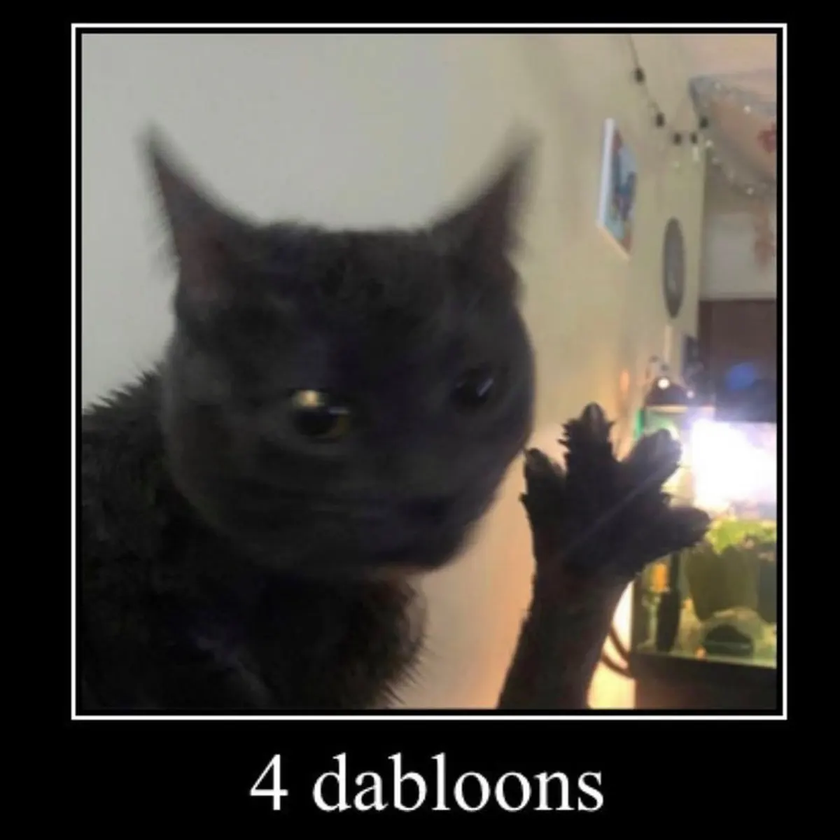
#> input picture imagenes/dabloons.png, 840 x 840 px, shrunk from 1200 x 1200 before the run
$ python camara.py imagenes/dabloons.png
#> lines starting #> are read from the running program, lines starting #| are printed output that depends on the picture; after the words box and inside, x2 and y2 are one past the last pixel; in counts of white or black regions, pixels touching at a corner belong together
import sys # lee lo que se escribe en la terminal al ejecutar (la ruta de la imagen)
import os # trabaja con rutas y carpetas (nombre del archivo y crear "resultados")
import random # permide simular numeros pseudoaleatorios para el interferometro
from PIL import Image # Pillow: abre, crea, modifica y guarda imagenes
import matplotlib.pyplot as plt # dibuja la ventana con las imagenes

max_pruebas = 7 # numero maximo de pruebas por pixel (constante ajustable)
umbral = 128 # umbral de una imagen (constante ajustable)

# simula el sistema sobre un pixel
# cada vuelta del for es un foton y el sorteo sigue el arbol de probabilidad
# un pixel blanco nunca entra al if, asi que siempre termina inconcluso
def probar_pixel(es_negro):
    for prueba in range(max_pruebas):
        if es_negro:
            sorteo = random.random()
            if sorteo < 0.5:
                return "explota"
            elif sorteo < 0.75:
                return "detecta"
    return "inconcluso"

# lee la ruta escrita en el terminal, saca el nombre del archivo sin carpeta ni extension
# abre la imagen a color, obtiene su resolucion y crea una copia en grises
ruta = sys.argv[1]
nombre = os.path.splitext(os.path.basename(ruta))[0]
original = Image.open(ruta).convert("RGB")
#> original is the input picture: PIL image 840x840 RGB; mean R, G, B 74.7, 70.9, 65.2
ancho, alto = original.size
#> ancho = 840; alto = 840
grises = original.convert("L")
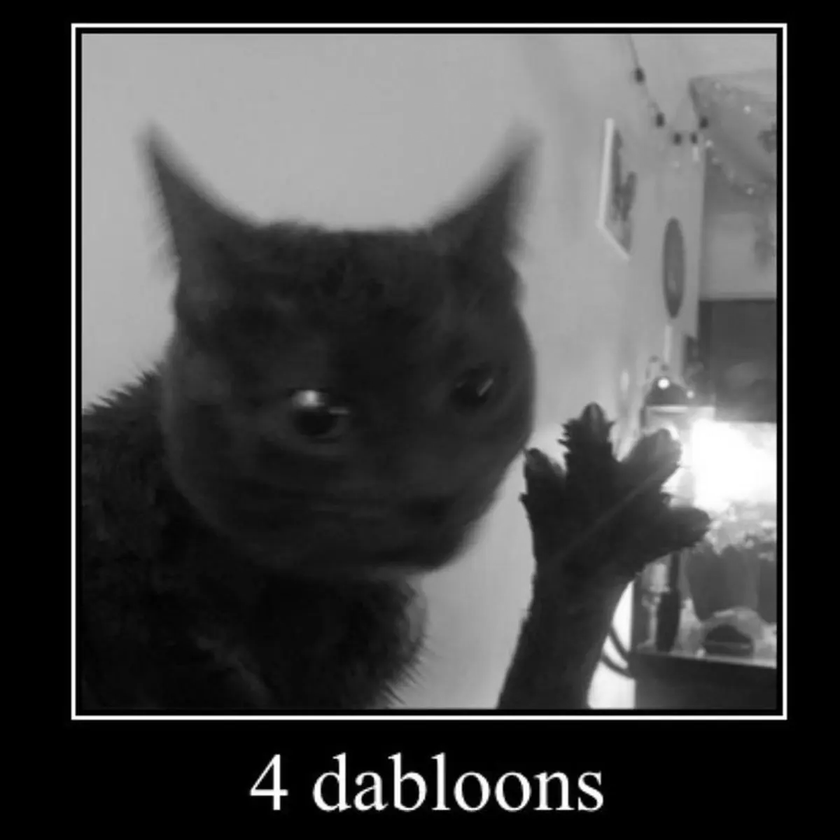
#> grises: PIL image 840x840 L; min 0, max 255, mean 71.4

# pasa a blanco y negro: crea un lienzo en blanco y pinta de negro los pixeles mas oscuros que el umbral
# esto se hace para cada pixel
imagen = Image.new("L", (ancho, alto), 255)
#> imagen: PIL image 840x840 L; every value is 255
for y in range(alto):
    for x in range(ancho):
        if grises.getpixel((x, y)) < umbral:
            imagen.putpixel((x, y), 0)
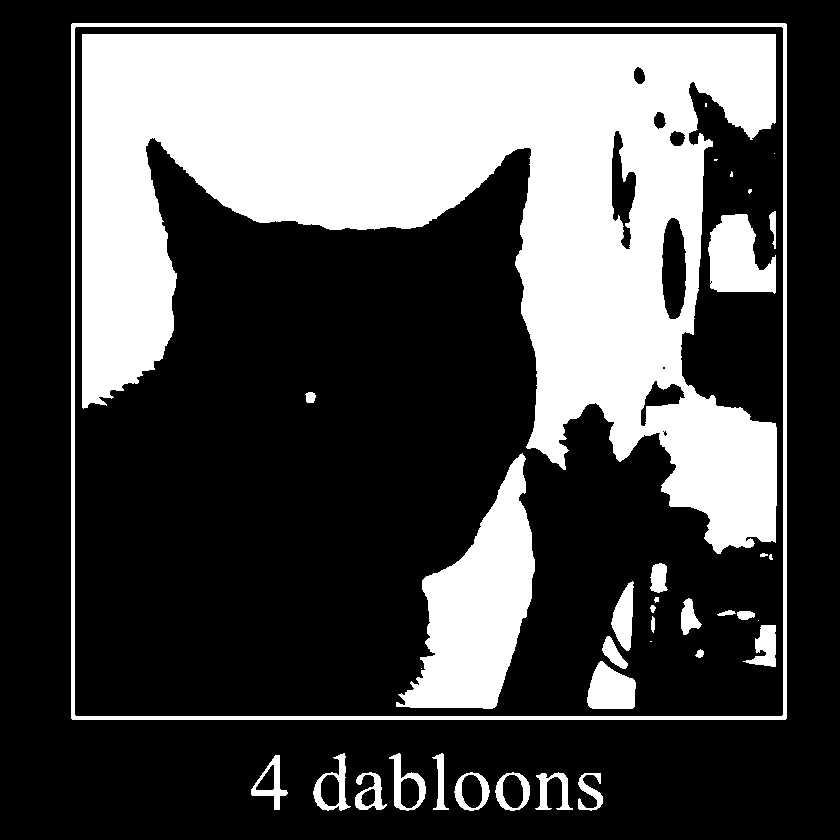
#> imagen: PIL image 840x840 L; 30.8% white; 37 white regions (9 under 20 px), largest, box (x1, y1, x2, y2) and area: (82, 34, 777, 554) 174139, (396, 453, 535, 709) 17799, (71, 23, 787, 720) 11240

# muestra la resolucion: ancho * alto es la cantidad de pixeles (bombas) a probar
print("Ancho:", ancho)
#| Ancho: 840
print("Alto:", alto)
#| Alto: 840
print("Total de pixeles:", ancho * alto)
#| Total de pixeles: 705600

# contadores de cada resultado
explotadas = 0
detectadas = 0
inconclusos = 0

# lienzo blanco donde se pintara el resultado
resultado_img = Image.new("L", (ancho, alto), 255)

# recorre cada pixel de la imagen en blanco y negro, verifica si es negro, los prueba con el interferometro y pinta los resultados en el lienzo
for y in range(alto):
    for x in range(ancho):
        valor = imagen.getpixel((x, y))
        es_negro = (valor == 0)
        resultado = probar_pixel(es_negro)
        if resultado == "explota":
            explotadas += 1
        elif resultado == "detecta":
            detectadas += 1
            resultado_img.putpixel((x, y), 0)
        else:
            inconclusos += 1
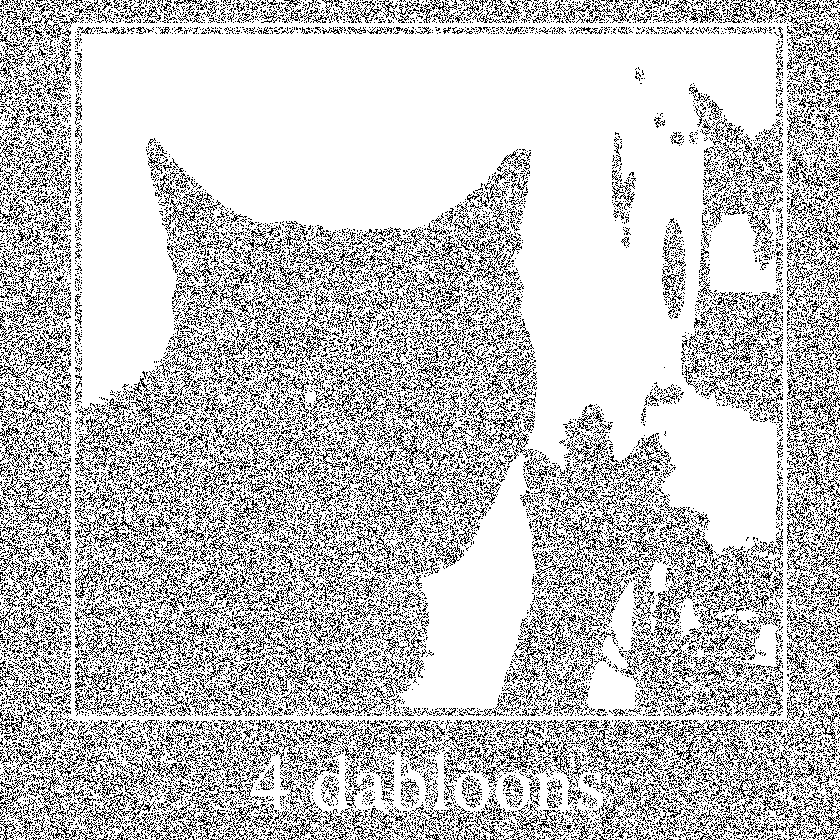
#> resultado_img: PIL image 840x840 L; 76.9% white; black in thin lines or dots
#> after the loop, detectadas = 162681; explotadas = 325360; inconclusos = 217559

# muestra un resumen de los resultados obtenidos
print("Explotadas:", explotadas)
#| Explotadas: 325360
print("Detectadas:", detectadas)
#| Detectadas: 162681
print("Inconclusos:", inconclusos)
#| Inconclusos: 217559

# crea la carpeta resultados si no existe, y guarda la imagen con el nombre [nombre_original]_resultado.png
os.makedirs("resultados", exist_ok=True)
resultado_img.save("resultados/" + nombre + "_resultado.png")

# se crea una ventana de 1 fila * 3 columnas
figura, ejes = plt.subplots(1, 3)

ejes[0].imshow(original) # muestra la imagen
ejes[0].set_title("Original") # titulo del subplot
ejes[0].axis("off") # quita los numeros de los ejes

# cmap="gray" traduce los numeros a grises, vmin y vmax fijan los colores a los extremos (blanco o negro)
ejes[1].imshow(imagen, cmap="gray", vmin=0, vmax=255)
ejes[1].set_title("Blanco y negro")
ejes[1].axis("off")

ejes[2].imshow(resultado_img, cmap="gray", vmin=0, vmax=255)
ejes[2].set_title("Resultado")
ejes[2].axis("off")

plt.show()
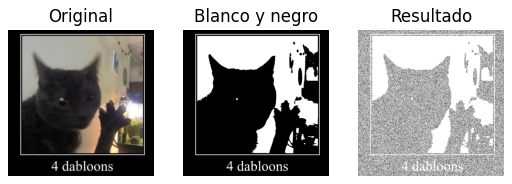
#> figure drawn by matplotlib, 3 panels
